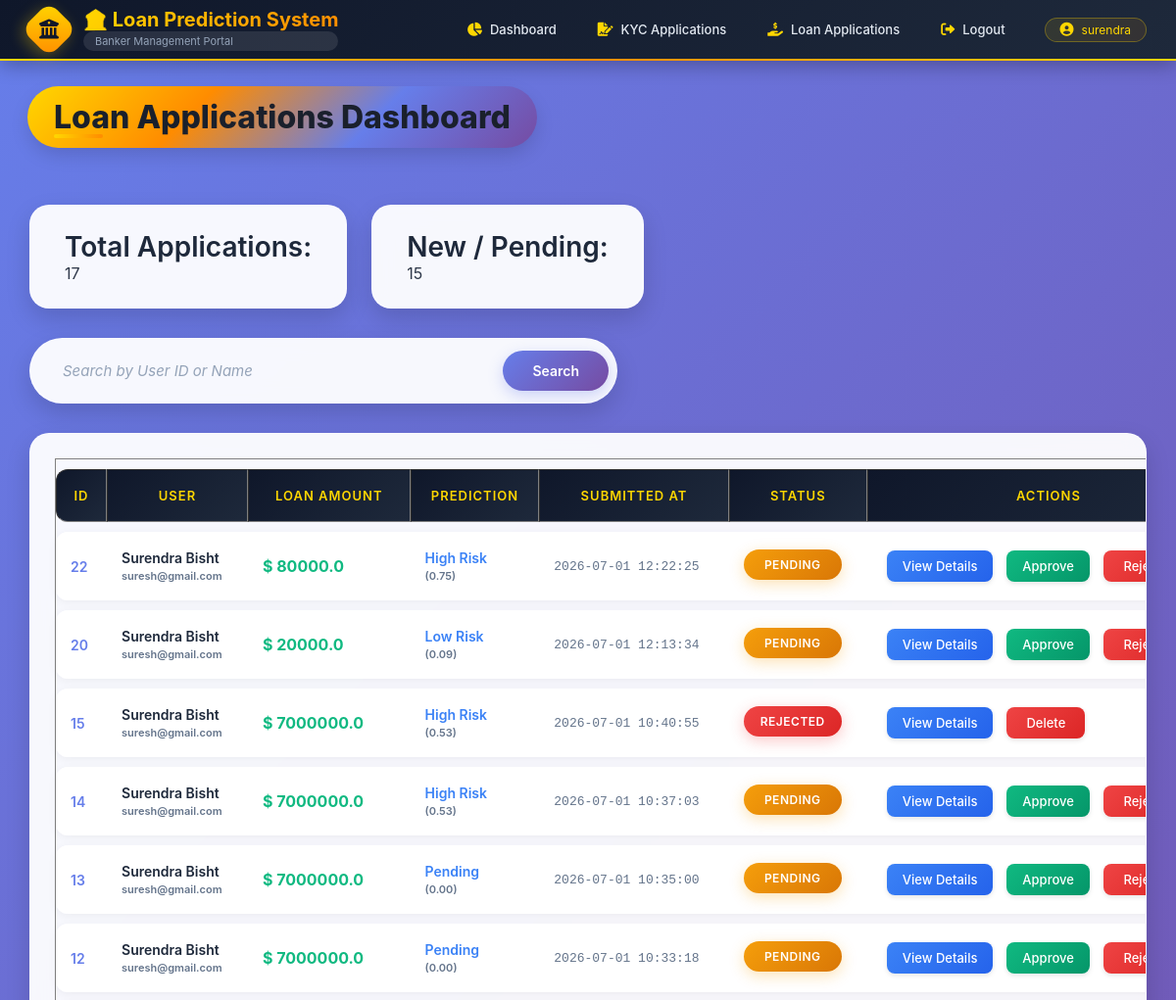
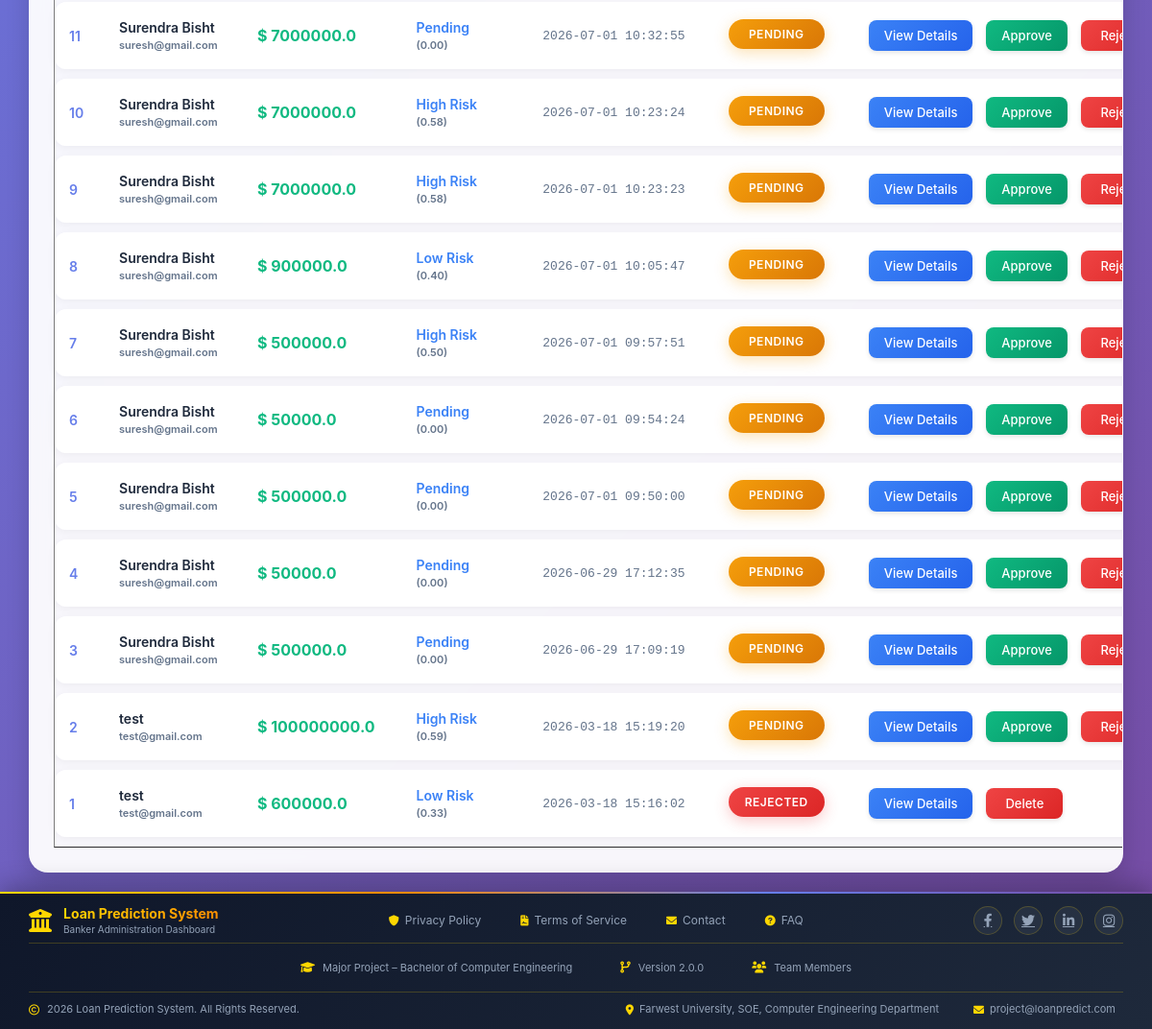
/loan-applications/ (signed in), run on the app's committed database (2 pictures, top to bottom).
### app/models.py (models this page shows, shortened)
class CustomUser(AbstractBaseUser, PermissionsMixin):
    USER = 'USER'
    BANKER = 'BANKER'
    USER_TYPE_CHOICES = (
        (USER, 'User'),
        (BANKER, 'Banker'),
    )
    email = models.EmailField(unique=True)
    full_name = models.CharField(max_length=150)
    phone_number = models.CharField(max_length=15)
    user_type = models.CharField(
        max_length=10,
        choices=USER_TYPE_CHOICES,
        default=USER
    )
    is_active = models.BooleanField(default=True)
    is_staff = models.BooleanField(default=False)
    created_at = models.DateTimeField(auto_now_add=True)
    objects = CustomUserManager()
    USERNAME_FIELD = 'email'
    REQUIRED_FIELDS = ['full_name', 'phone_number']

class LoanApplication(models.Model):
    STATUS_CHOICES = (
        ("PENDING", "Pending"),
        ("APPROVED", "Approved"),
        ("REJECTED", "Rejected"),
        ("CLEARED", "Cleared"),
    )
    user = models.ForeignKey(
        settings.AUTH_USER_MODEL,
        on_delete=models.CASCADE,
        related_name="loan_applications"
    )
    age = models.IntegerField()
    income = models.FloatField()
    loan_amount = models.FloatField()
    credit_score = models.IntegerField()
    months_employed = models.IntegerField()
    num_credit_lines = models.IntegerField()
    interest_rate = models.FloatField()
    loan_term = models.IntegerField()
    dti_ratio = models.FloatField()
    EDUCATION_CHOICES = [
        ("Bachelor's", "Bachelor's"),
        ("Master's", "Master's"),
        ("High School", "High School"),
        ("PhD", "PhD"),
    ]
    EMPLOYMENT_CHOICES = [
        ("Full-time", "Full-time"),
        ("Unemployed", "Unemployed"),
        ("Self-employed", "Self-employed"),
        ("Part-time", "Part-time"),
    ]
    MARITAL_CHOICES = [
        ("Divorced", "Divorced"),
        ("Married", "Married"),
        ("Single", "Single"),
    ]
    YES_NO = [
        ("Yes", "Yes"),
        ("No", "No"),
    ]
    education = models.CharField(max_length=20, choices=EDUCATION_CHOICES)
    employment_type = models.CharField(max_length=20, choices=EMPLOYMENT_CHOICES)
    marital_status = models.CharField(max_length=20, choices=MARITAL_CHOICES)
    has_mortgage = models.CharField(max_length=3, choices=YES_NO)
    has_dependents = models.CharField(max_length=3, choices=YES_NO)
    has_cosigner = models.CharField(max_length=3, choices=YES_NO)
    prediction_result = models.CharField(max_length=50, blank=True, null=True)
    prediction_probability = models.FloatField(blank=True, null=True)
    status = models.CharField(
        max_length=20,
        choices=STATUS_CHOICES,
        default="PENDING"
    )
    created_at = models.DateTimeField(auto_now_add=True)

### app/decorators.py (the view)
        def wrapper(request, *args, **kwargs):
            if request.user.is_authenticated:
                if request.user.user_type in allowed_roles:
                    return view_func(request, *args, **kwargs)
                else:
                    messages.error(request, "You are not authorized to access this page.")
                    return redirect("login")
            return redirect("login")

### app/templates/Banker/loan_applications.html (shortened to what this page needs)
{% extends "Banker/base.html" %}
{% block content %}
<div class="dashboard-scroll">
    <h2>Loan Applications Dashboard</h2>
    <div class="stats-container">
        <div class="stat-card">
            <b>Total Applications:</b> {{ total }}
        </div>
        <div class="stat-card">
            <b>New / Pending:</b> {{ pending }}
        </div>
    </div>
    <form method="GET" class="search-form">
        <input type="text" name="search" placeholder="Search by User ID or Name" value="{{ search_term }}"
            class="search-input">
        <button type="submit" class="search-btn">
            Search
        </button>
    </form>
    {% if applications %}
    <div class="table-wrapper">
        <table class="loan-table" border="1">
            <thead>
                <tr>
                    <th>ID</th>
                    <th>User</th>
                    <th>Loan Amount</th>
                    <th>Prediction</th>
                    <th>Submitted At</th>
                    <th>Status</th>
                    <th>Actions</th>
                </tr>
            </thead>
            <tbody>
                {% for loan in applications %}
                <tr>
                    <td>{{ loan.id }}</td>
                    <td>
                        {{ loan.user.full_name }} <br>
                        <small>{{ loan.user.email }}</small>
                    </td>
                    <td>
                        $ {{ loan.loan_amount }}
                    </td>
                    <td>
                        {% if loan.prediction_result %}
                        {{ loan.prediction_result }}
                        <small>
                            ({{ loan.prediction_probability|floatformat:2 }})
                        </small>
                        {% else %}
                        N/A
                        {% endif %}
                    </td>
                    <td>
                        {{ loan.created_at|date:"Y-m-d H:i:s" }}
                    </td>
                    <td>
                        {% if loan.status == "PENDING" %}
                        <span class="status pending">Pending</span>
                        {% elif loan.status == "APPROVED" %}
                        <span class="status approved">Approved</span>
                        {% elif loan.status == "REJECTED" %}
                        <span class="status rejected">Rejected</span>
                        {% elif loan.status == "CLEARED" %}
                        <span class="status cleared">Cleared</span>
                        {% else %}
                        {{ loan.status }}
                        {% endif %}
                    </td>
                    <td>
                        <a href="{% url 'view_loan_details' loan.id %}" class="btn view">
                            View Details
                        </a>
                        {% if loan.status == "PENDING" %}
                        <a href="{% url 'approve_loan' loan.id %}" class="btn approve">
                            Approve
                        </a>
                        <a href="{% url 'reject_loan' loan.id %}" class="btn reject">
                            Reject
                        </a>
                        {% elif loan.status == "APPROVED" %}
                        <a href="{% url 'clear_loan' loan.id %}" class="btn clear">
                            Clear Loan
                        </a>
                        {% elif loan.status == "CLEARED" or loan.status == "REJECTED" %}
                        <a href="{% url 'delete_loan' loan.id %}" class="btn delete"
                            onclick="return confirm('Are you sure you want to delete this cleared loan?');">
                            Delete
                        </a>
                        {% endif %}
                    </td>
                </tr>
                {% endfor %}
            </tbody>
        </table>
    </div>
    {% else %}
    <p>No loan applications found.</p>
    {% endif %}
</div>
{% endblock %}

### app/templates/Banker/base.html (shortened to what this page needs)
{% load static %}
<!DOCTYPE html>
<html lang="en">
<head>
    <link rel="stylesheet" href="https://cdnjs.cloudflare.com/ajax/libs/font-awesome/6.0.0/css/all.min.css">
    <link rel="stylesheet" href="{% static 'Banker/css/style.css' %}">
</head>
<body>
<header>
    <div class="header-container">
        <div class="header-left">
            <section>
                <div class="logo-icon">
                    <i class="fas fa-university"></i>
                </div>
                <div class="logo-text">
                    <h1>🏦 Loan Prediction System</h1>
                    <p>Banker Management Portal</p>
                </div>
            </section>
        </div>
        <nav>
            {% if request.user.is_authenticated %}
                <a href="{% url 'banker_dashboard' %}">
                    <i class="fas fa-chart-pie"></i>
                    Dashboard
                </a>
                <a href="{% url 'kyc_applications' %}">
                    <i class="fas fa-file-signature"></i>
                    KYC Applications
                </a>
                <a href="{% url 'loan_applications' %}">
                    <i class="fas fa-hand-holding-usd"></i>
                    Loan Applications
                </a>
                <a href="{% url 'logout' %}">
                    <i class="fas fa-sign-out-alt"></i>
                    Logout
                </a>
                <span>
                    <i class="fas fa-user-circle"></i>
                    {{ request.user.full_name|default:request.user.email }}
                </span>
            {% endif %}
        </nav>
    </div>
</header>
<main>
    {% block content %}{% endblock %}
</main>
<footer>
    <div class="footer-container">
        <div class="footer-top">
            <div class="footer-brand">
                <i class="fas fa-university"></i>
                <div class="footer-brand-text">
                    <h3>Loan Prediction System</h3>
                    <p>Banker Administration Dashboard</p>
                </div>
            </div>
            <div class="footer-links">
                <a href="#">
                    <i class="fas fa-shield-alt"></i>
                    Privacy Policy
                </a>
                <a href="#">
                    <i class="fas fa-file-contract"></i>
                    Terms of Service
                </a>
                <a href="#">
                    <i class="fas fa-envelope"></i>
                    Contact
                </a>
                <a href="#">
                    <i class="fas fa-question-circle"></i>
                    FAQ
                </a>
            </div>
            <div class="footer-social">
                <a href="#"><i class="fab fa-facebook-f"></i></a>
                <a href="#"><i class="fab fa-twitter"></i></a>
                <a href="#"><i class="fab fa-linkedin-in"></i></a>
                <a href="#"><i class="fab fa-instagram"></i></a>
            </div>
        </div>
        <div class="footer-middle">
            <div class="footer-info-item">
                <i class="fas fa-graduation-cap"></i>
                <span>Major Project – Bachelor of Computer Engineering</span>
            </div>
            <div class="footer-info-item">
                <i class="fas fa-code-branch"></i>
                <span>Version 2.0.0</span>
            </div>
            <div class="footer-info-item">
                <i class="fas fa-users"></i>
                <span>Team Members</span>
            </div>
        </div>
        <div class="footer-bottom">
            <div class="footer-copyright">
                <i class="far fa-copyright"></i>
                <span>{% now "Y" %} Loan Prediction System. All Rights Reserved.</span>
            </div>
            <div class="footer-contact">
                <span>
                    <i class="fas fa-map-marker-alt"></i>
            Farwest University, SOE, Computer Engineering Department
                </span>
                <span>
                    <i class="fas fa-envelope"></i>
                    project@loanpredict.com
                </span>
            </div>
        </div>
    </div>
</footer>
</body>
</html>

### data on the page
CustomUser: user.full_name "surendra"
LoanApplication: id "22", user.full_name "Surendra Bisht", user.email "suresh@gmail.com", loan_amount "80000.0", prediction_result "High Risk", prediction_probability "0.75", created_at "2026-07-01 12:22:25", status "PENDING"
LoanApplication: id "20", user.full_name "Surendra Bisht", user.email "suresh@gmail.com", loan_amount "20000.0", prediction_result "Low Risk", prediction_probability "0.09", created_at "2026-07-01 12:13:34", status "PENDING"
LoanApplication: id "15", user.full_name "Surendra Bisht", user.email "suresh@gmail.com", loan_amount "7000000.0", prediction_result "High Risk", prediction_probability "0.53", created_at "2026-07-01 10:40:55", status "REJECTED"
LoanApplication: id "14", user.full_name "Surendra Bisht", user.email "suresh@gmail.com", loan_amount "7000000.0", prediction_result "High Risk", prediction_probability "0.53", created_at "2026-07-01 10:37:03", status "PENDING"
LoanApplication: id "13", user.full_name "Surendra Bisht", user.email "suresh@gmail.com", loan_amount "7000000.0", prediction_result "Pending", prediction_probability "0.00", created_at "2026-07-01 10:35:00", status "PENDING"
LoanApplication: id "12", user.full_name "Surendra Bisht", user.email "suresh@gmail.com", loan_amount "7000000.0", prediction_result "Pending", prediction_probability "0.00", created_at "2026-07-01 10:33:18", status "PENDING"
LoanApplication: id "11", user.full_name "Surendra Bisht", user.email "suresh@gmail.com", loan_amount "7000000.0", prediction_result "Pending", prediction_probability "0.00", created_at "2026-07-01 10:32:55", status "PENDING"
LoanApplication: id "10", user.full_name "Surendra Bisht", user.email "suresh@gmail.com", loan_amount "7000000.0", prediction_result "High Risk", prediction_probability "0.58", created_at "2026-07-01 10:23:24", status "PENDING"
LoanApplication: id "9", user.full_name "Surendra Bisht", user.email "suresh@gmail.com", loan_amount "7000000.0", prediction_result "High Risk", prediction_probability "0.58", created_at "2026-07-01 10:23:23", status "PENDING"
LoanApplication: id "8", user.full_name "Surendra Bisht", user.email "suresh@gmail.com", loan_amount "900000.0", prediction_result "Low Risk", prediction_probability "0.40", created_at "2026-07-01 10:05:47", status "PENDING"
LoanApplication: id "7", user.full_name "Surendra Bisht", user.email "suresh@gmail.com", loan_amount "500000.0", prediction_result "High Risk", prediction_probability "0.50", created_at "2026-07-01 09:57:51", status "PENDING"
LoanApplication: id "6", user.full_name "Surendra Bisht", user.email "suresh@gmail.com", loan_amount "50000.0", prediction_result "Pending", prediction_probability "0.00", created_at "2026-07-01 09:54:24", status "PENDING"
LoanApplication: id "5", user.full_name "Surendra Bisht", user.email "suresh@gmail.com", loan_amount "500000.0", prediction_result "Pending", prediction_probability "0.00", created_at "2026-07-01 09:50:00", status "PENDING"
LoanApplication: id "4", user.full_name "Surendra Bisht", user.email "suresh@gmail.com", loan_amount "50000.0", prediction_result "Pending", prediction_probability "0.00", created_at "2026-06-29 17:12:35", status "PENDING"
LoanApplication: id "3", user.full_name "Surendra Bisht", user.email "suresh@gmail.com", loan_amount "500000.0", prediction_result "Pending", prediction_probability "0.00", created_at "2026-06-29 17:09:19", status "PENDING"
LoanApplication: id "2", user.full_name "test", user.email "test@gmail.com", loan_amount "100000000.0", prediction_result "High Risk", prediction_probability "0.59", created_at "2026-03-18 15:19:20", status "PENDING"
LoanApplication: id "1", user.full_name "test", user.email "test@gmail.com", loan_amount "600000.0", prediction_result "Low Risk", prediction_probability "0.33", created_at "2026-03-18 15:16:02", status "REJECTED"

### other printed values
{{ total }} "17"
{{ pending }} "15"
